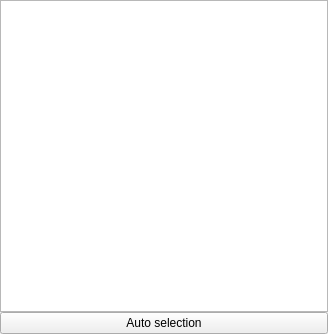
<?xml version="1.0" encoding="UTF-8"?>
<ui version="4.0">
 <class>Form</class>
 <widget class="QWidget" name="Form">
  <property name="geometry">
   <rect>
    <x>0</x>
    <y>0</y>
    <width>328</width>
    <height>334</height>
   </rect>
  </property>
  <property name="sizePolicy">
   <sizepolicy hsizetype="Expanding" vsizetype="Expanding">
    <horstretch>0</horstretch>
    <verstretch>0</verstretch>
   </sizepolicy>
  </property>
  <property name="windowTitle">
   <string>Form</string>
  </property>
  <layout class="QVBoxLayout" name="verticalLayout">
   <property name="spacing">
    <number>0</number>
   </property>
   <property name="leftMargin">
    <number>0</number>
   </property>
   <property name="topMargin">
    <number>0</number>
   </property>
   <property name="rightMargin">
    <number>0</number>
   </property>
   <property name="bottomMargin">
    <number>0</number>
   </property>
   <item>
    <widget class="QListView" name="listView"/>
   </item>
   <item>
    <widget class="QPushButton" name="pushButton">
     <property name="text">
      <string>Auto selection</string>
     </property>
    </widget>
   </item>
  </layout>
 </widget>
 <resources/>
 <connections/>
</ui>
